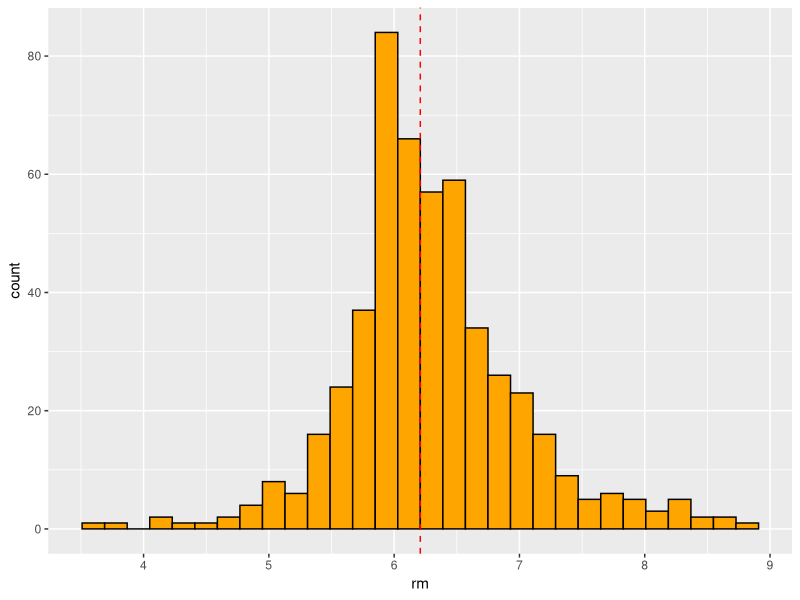
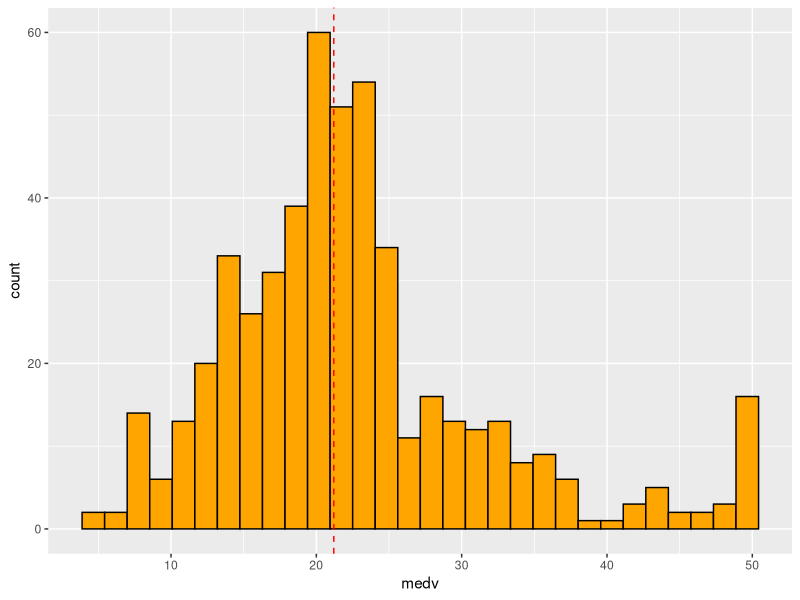
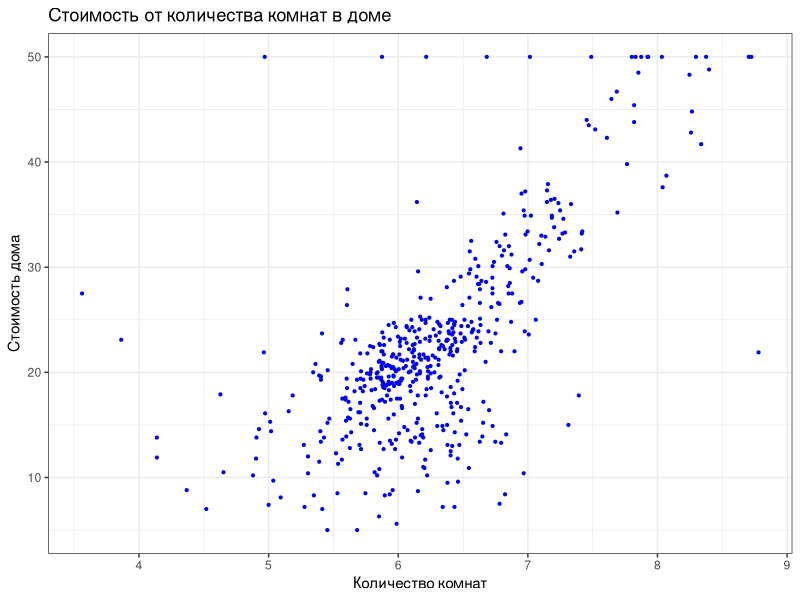
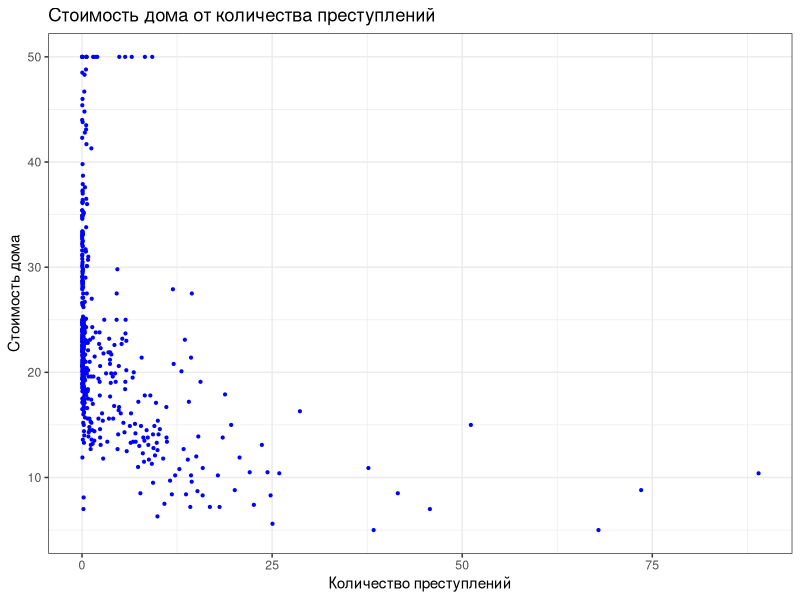
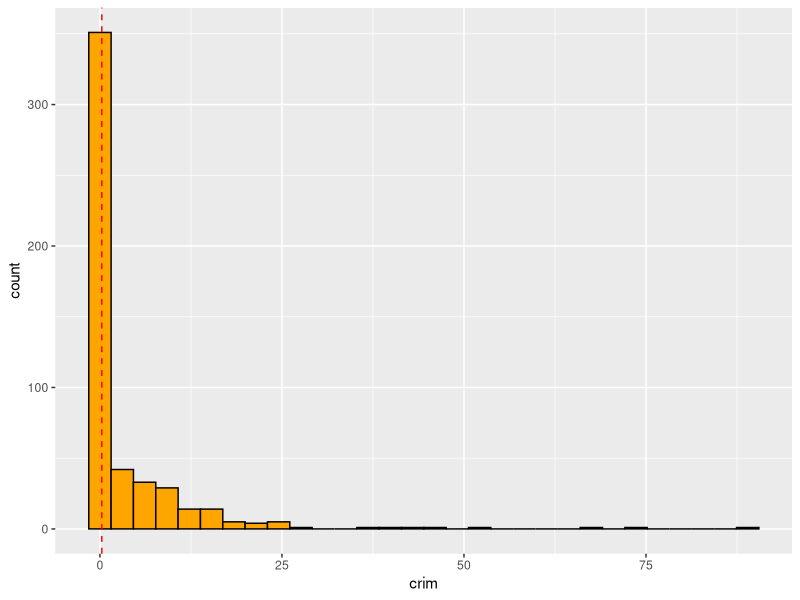
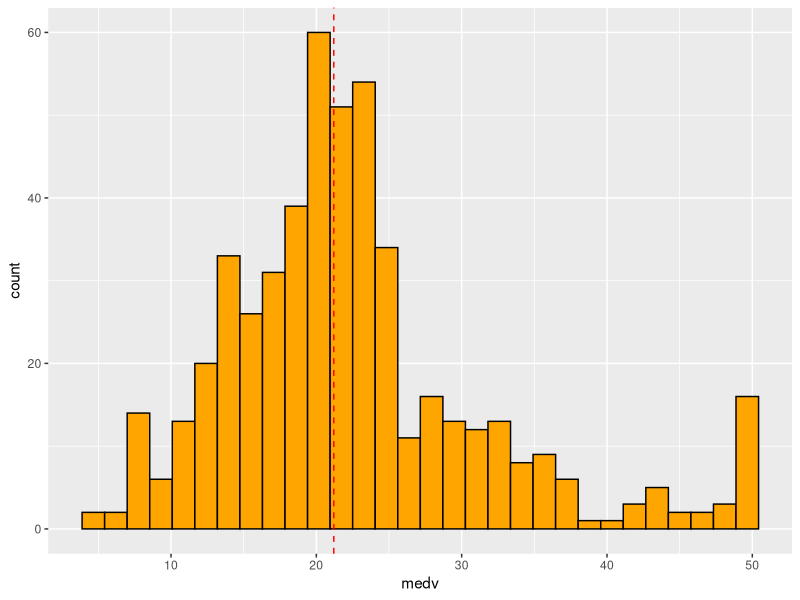
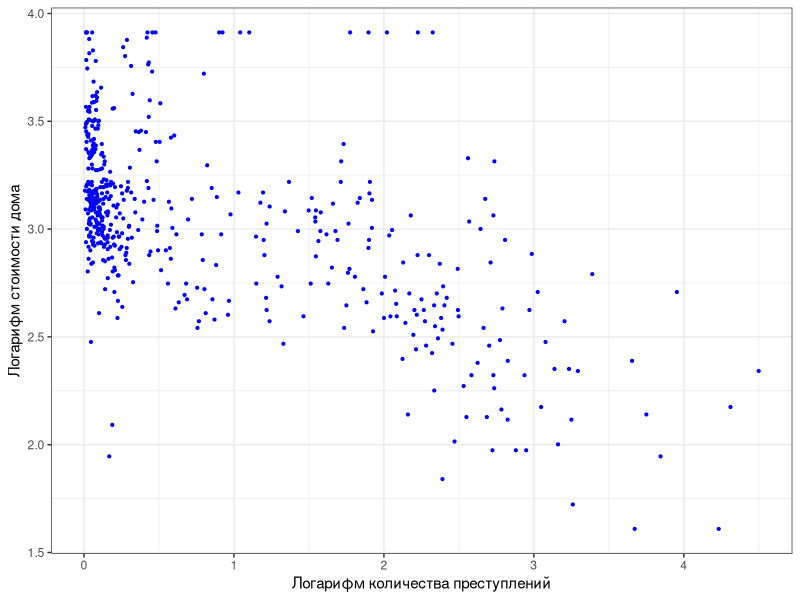
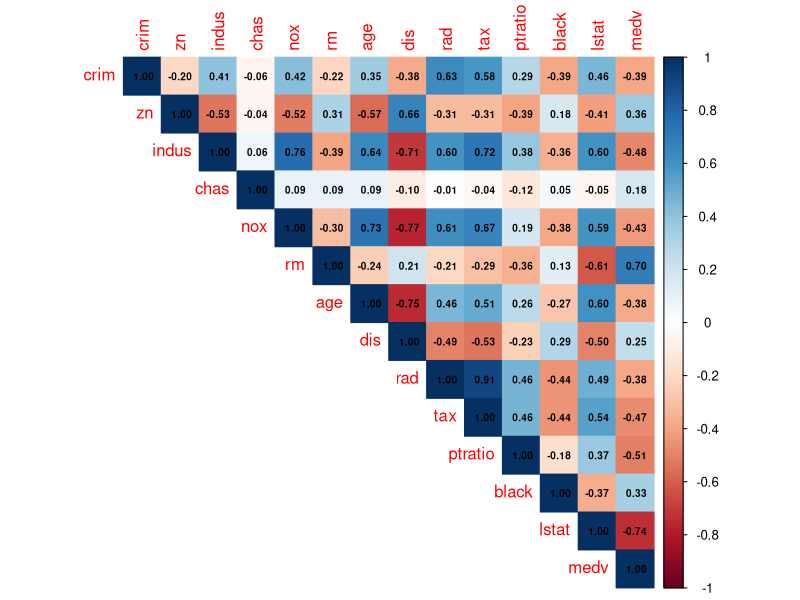

Here is the R script that generated these plots, in order:
## ---- chunk 1
options(width = 100)
library("MASS")
boston_df <- Boston

head(boston_df)
## ---- chunk 2
library(ggplot2)
attach(boston_df)
# Посмотрим на законы распределения этих переменых
ggplot(data = boston_df, aes(x = rm)) +
  geom_histogram(fill = "orange", 
                 color = "black") +
  geom_vline(xintercept = median(rm), 
             color = "red",
             lty = 2)

ggplot(data = boston_df, aes(x = medv)) +
  geom_histogram(fill = "orange", 
                 color = "black") + 
  geom_vline(xintercept = median(medv), 
             color = "red",
             lty = 2)
# Распределения близки к нормальным

#Построим график рассеяния:
ggplot(data = boston_df, aes(x = rm, y = medv)) + 
  geom_point(size=0.75, color="blue") + 
  labs(title="Стоимость от количества комнат в доме",
       x="Количество комнат",
       y="Стоимость дома") +
  theme_bw()

#Найдем коэффициенты корреляции и проанализируем статистическую значимость результатов
#Пирсон:
cor(x=rm, y=medv, method="pearson")
cor.test(x=rm, y=medv, method = "pearson")
#Спирман:
cor(x=rm, y=medv, method="spearman")
cor.test(x=rm, y=medv, method = "spearman")
#Кендалл:
cor(x=rm, y=medv, method="kendall")
cor.test(x=rm, y=medv, method = "kendall")
#Исходя из полученных данных, можем сделать вывод, что наилучшая корреляция достигается с использованием коэффициента Пирсона. Как видим, рассчитанные коэффициенты корреляции статистичетки значимо отличаются от нуля (p-value < 2.2e-16)
## ---- chunk 3
#Будем рассматривать на примере коэффициента корреляции Пирсона.
ggplot(data = boston_df, aes(x = crim, y = medv)) + 
  geom_point(size=0.75, color="blue") + 
  labs(title="Стоимость дома от количества преступлений",
       x="Количество преступлений",
       y="Стоимость дома") +
  theme_bw()

cor.test(crim, medv)
#Коэффициент кореляции между этими переменными не очень большой. Посмотрим на законы распределения этих переменых
ggplot(data = boston_df, aes(x = crim)) +
  geom_histogram(fill = "orange", 
                 color = "black") +
  geom_vline(xintercept = median(crim), 
             color = "red",
             lty = 2)

ggplot(data = boston_df, aes(x = medv)) +
  geom_histogram(fill = "orange", 
                 color = "black") +
  geom_vline(xintercept = median(medv), 
             color = "red",
             lty = 2)
#Видим, что гистограмма преступлений не подчиняется нормальному распределению. Прологарифмируем эти данные и снова посмотрим на коэффициент корреляции
crim_ln = log(crim+1)
medv_ln = log(medv)

ggplot(data = boston_df, aes(x = crim_ln, y = medv_ln)) + 
  geom_point(size=0.75, color="blue") + 
  labs(x="Логарифм количества преступлений",
       y="Логарифм стоимости дома") +
  theme_bw()

cor.test(crim_ln, medv_ln)
#После преобразования данных коэффициент корреляции стал выше почти в два раза. 
## ---- chunk 4
library(corrplot)

corrplot(cor(boston_df),
         method = "color",
         addCoef.col = 1,
         type="upper",
         number.cex = 0.6)
